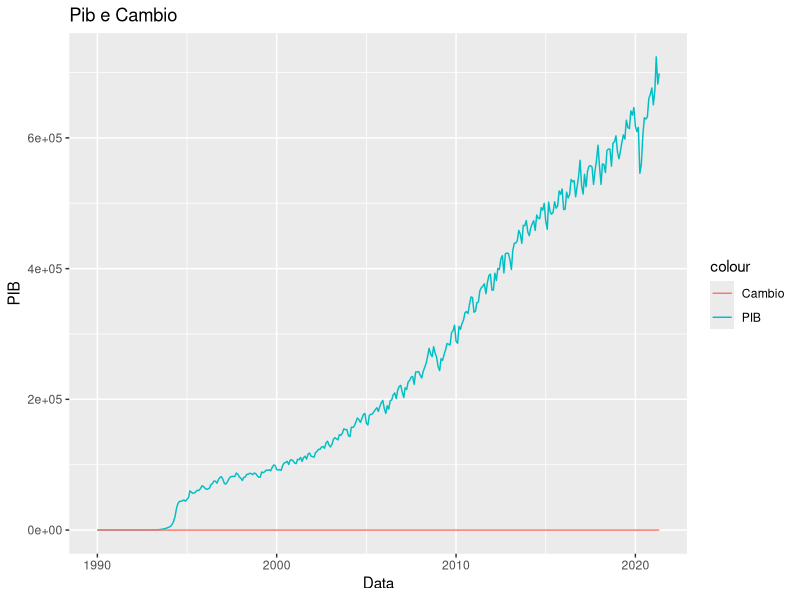
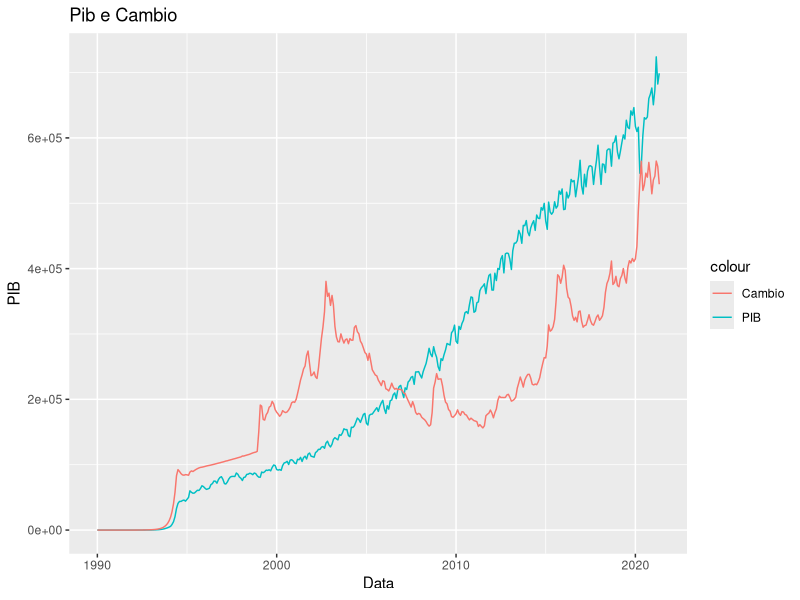
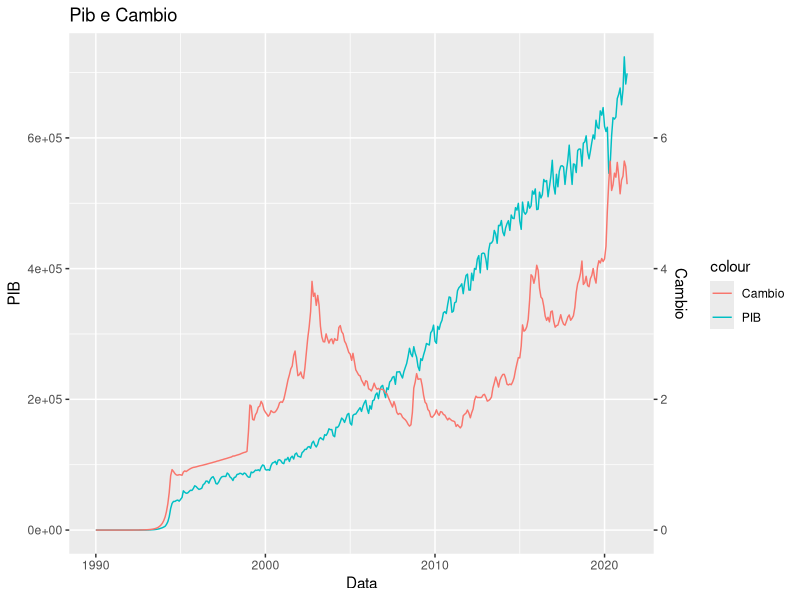

R code for these plots, in order:

# Setup -------------------------------------------------------------------

rm(list=ls())

library(ggplot2)
library(readxl)


# Loadatabse --------------------------------------------------------------

cambio_PIB <- read_excel("databases/cambio_PIB.xlsx")

cambio_PIB$Data <- as.Date(cambio_PIB$Data)

# Grafico dois eixos ------------------------------------------------------

ggplot(cambio_PIB) +
  geom_line(aes(x=Data, y=PIB, colour= "PIB")) +
  geom_line(aes(x=Data, y=Cambio, colour="Cambio")) +
  labs(title = "Pib e Cambio")  

ggplot(cambio_PIB) +
  geom_line(aes(x=Data, y=PIB, colour= "PIB")) +
  geom_line(aes(x=Data, y=Cambio*100000, colour="Cambio")) +
  labs(title = "Pib e Cambio")

ggplot(cambio_PIB) +
  geom_line(aes(x=Data, y=PIB, colour= "PIB")) +
  geom_line(aes(x=Data, y=Cambio*100000, colour="Cambio")) +
  scale_y_continuous(sec.axis = sec_axis(~ . / 100000, name = "Cambio") ) +
  labs(title = "Pib e Cambio")

